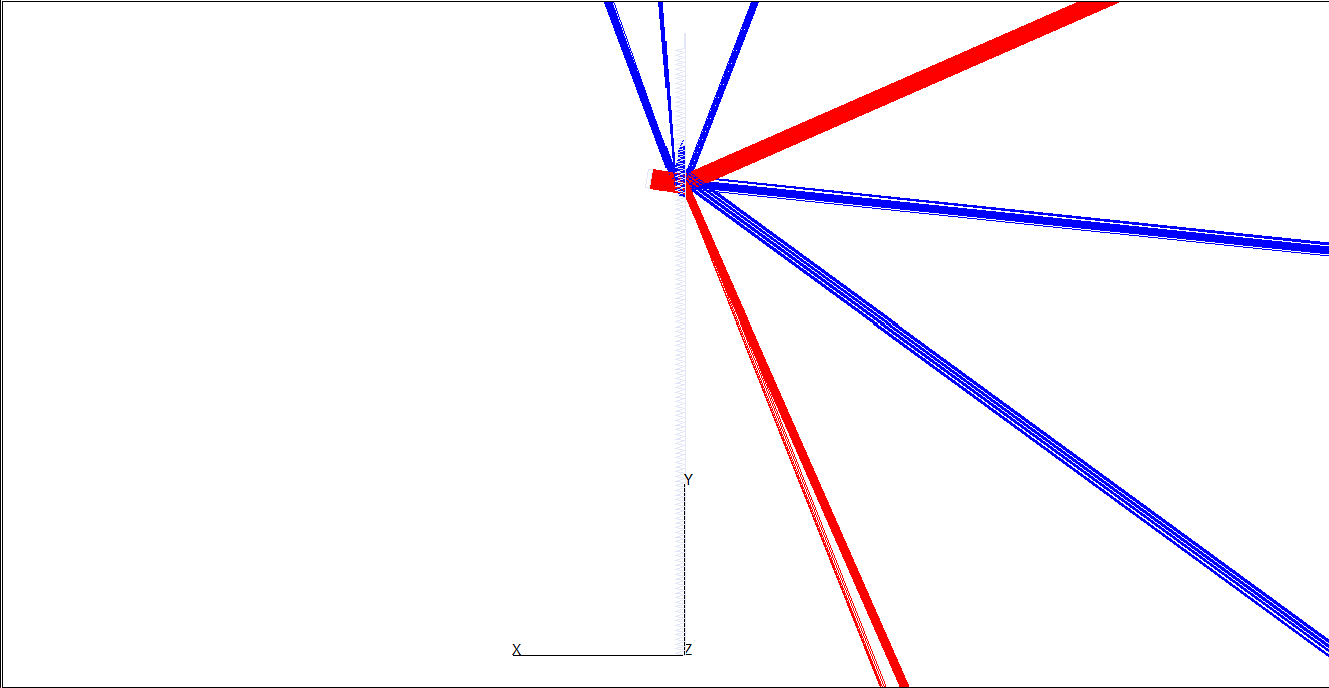
#> input picture Data/prism light trace data-1_10.bmp, 1329 x 688 px; its folder holds only this picture in this run
$ python -i DIP_annotated_len_angle_excel_thesis.py   (imports and definitions only)
#> lines starting #> are read from the running program, lines starting #| are printed output that depends on the picture; after the words box and inside, x2 and y2 are one past the last pixel; in counts of white or black regions, pixels touching at a corner belong together
import cv2
import numpy as np
import matplotlib.pyplot as plt
import glob
import os
import math
from sklearn.linear_model import LinearRegression, RANSACRegressor
from skimage.measure import approximate_polygon
import pandas as pd


def calculate_angle(v1, v2):
    """計算兩個向量之間的角度（度）。"""
    dot_product = np.dot(v1, v2)
    norm_v1 = np.linalg.norm(v1)
    norm_v2 = np.linalg.norm(v2)
    if norm_v1 == 0 or norm_v2 == 0:
        return 0
    cosine_angle = np.arccos(np.clip(dot_product / (norm_v1 * norm_v2), -1.0, 1.0))
    return np.degrees(cosine_angle)


def nearest_idx(contour, pt):
    """在輪廓上尋找與給定點最近的點的索引。"""
    d = np.linalg.norm(contour - pt, axis=1)
    return int(np.argmin(d))


def slice_contour(contour, i0, i1):
    """根據索引切割輪廓，處理環繞情況。"""
    if i0 <= i1:
        return contour[i0 : i1 + 1]
    else:
        return np.vstack([contour[i0:], contour[: i1 + 1]])


def fit_line_to_segment(points_xy, extension_length=0):
    """穩健地擬合一條線到點集，並可選擇性地向兩端延伸。"""
    if len(points_xy) < 5:
        return None

    try:
        x_range = np.ptp(points_xy[:, 0])
        y_range = np.ptp(points_xy[:, 1])
        is_vertical = y_range > x_range

        if is_vertical:
            X = points_xy[:, 1].reshape(-1, 1)
            y = points_xy[:, 0]
        else:
            X = points_xy[:, 0].reshape(-1, 1)
            y = points_xy[:, 1]

        ransac = RANSACRegressor(
            LinearRegression(), min_samples=2, residual_threshold=5.0, max_trials=100
        )
        ransac.fit(X, y)
        inlier_mask = ransac.inlier_mask_

        if np.sum(inlier_mask) < 2:
            return None

        clean_X = X[inlier_mask]
        final_reg = LinearRegression()
        final_reg.fit(clean_X, y[inlier_mask])

        pt1_np, pt2_np = None, None
        if is_vertical:
            y_min, y_max = np.min(clean_X), np.max(clean_X)
            x_min_pred, x_max_pred = final_reg.predict(np.array([[y_min], [y_max]]))
            pt1_np = np.array([x_min_pred, y_min])
            pt2_np = np.array([x_max_pred, y_max])
        else:
            x_min, x_max = np.min(clean_X), np.max(clean_X)
            y_min_pred, y_max_pred = final_reg.predict(np.array([[x_min], [x_max]]))
            pt1_np = np.array([x_min, y_min_pred])
            pt2_np = np.array([x_max, y_max_pred])

        if extension_length > 0 and pt1_np is not None and pt2_np is not None:
            direction_vector = pt2_np - pt1_np
            vector_length = np.linalg.norm(direction_vector)
            if vector_length > 1e-6:
                unit_vector = direction_vector / vector_length
                pt1_extended = pt1_np - unit_vector * extension_length
                pt2_extended = pt2_np + unit_vector * extension_length
                return tuple(pt1_extended), tuple(pt2_extended)

        if pt1_np is not None and pt2_np is not None:
            return tuple(pt1_np), tuple(pt2_np)
        return None
    except ValueError:
        return None


def find_intersection(line1, line2):
    """計算兩條線段定義的直線的交點與夾角。"""
    p1_orig, p2_orig = line1
    p3_orig, p4_orig = line2

    if p1_orig[1] < p2_orig[1]:
        p1, p2 = p1_orig, p2_orig
    else:
        p1, p2 = p2_orig, p1_orig
    d1 = np.array(p2) - np.array(p1)

    if p3_orig[1] < p4_orig[1]:
        p3, p4 = p3_orig, p4_orig
    else:
        p3, p4 = p4_orig, p3_orig
    d2 = np.array(p4) - np.array(p3)

    x1, y1 = p1
    x2, y2 = p2
    x3, y3 = p3
    x4, y4 = p4

    a1 = y2 - y1
    b1 = x1 - x2
    c1 = a1 * x1 + b1 * y1

    a2 = y4 - y3
    b2 = x3 - x4
    c2 = a2 * x3 + b2 * y3

    determinant = a1 * b2 - a2 * b1

    if abs(determinant) < 1e-6:
        return None

    ix = (b2 * c1 - b1 * c2) / determinant
    iy = (a1 * c2 - a2 * c1) / determinant
    intersection_point = (ix, iy)

    raw_angle = calculate_angle(d1, d2)
    cross_product_z = d1[0] * d2[1] - d1[1] * d2[0]

    if cross_product_z > 0:
        final_angle = 180.0 - raw_angle
    else:
        final_angle = raw_angle

    return intersection_point, final_angle


def find_apexes_with_convexity(contour, img_shape):
    """透過分析凸性來穩健地尋找和分類頂點（峰和谷）。"""
    x_c, y_c, w_c, h_c = cv2.boundingRect(contour)
    contour_diagonal = np.sqrt(w_c**2 + h_c**2)

    best_corners = None
    for tol_percent in [0.1, 0.03, 0.02, 0.015, 0.01, 0.008, 0.005, 0.003, 0.0001]:
        tolerance = contour_diagonal * tol_percent
        corners = approximate_polygon(contour, tolerance=tolerance)
        if len(corners) >= 6:
            best_corners = corners
            if len(corners) > 9:
                break

    if best_corners is None:
        return []

    corners = best_corners.reshape(-1, 2)
    x_gate = img_shape[1] * 0.35
    corners_on_right = [pt for pt in corners if pt[0] > x_gate]

    if len(corners_on_right) < 3:
        return []

    apexes = []
    original_indices_map = {tuple(pt): i for i, pt in enumerate(corners)}
    for i in range(len(corners_on_right)):
        p_curr = corners_on_right[i]
        original_idx = original_indices_map.get(tuple(p_curr))
        if original_idx is None:
            continue

        p_prev = corners[(original_idx - 1 + len(corners)) % len(corners)]
        p_next = corners[(original_idx + 1 + len(corners)) % len(corners)]
        v1 = p_curr - p_prev
        v2 = p_next - p_curr
        cross_product = v1[0] * v2[1] - v1[1] * v2[0]

        if abs(cross_product) < 1e-6:
            continue

        apex_type = "valley" if cross_product > 0 else "peak"
        apexes.append({"point": p_curr, "type": apex_type, "vec_in": v1, "vec_out": v2})

    return apexes


# [39 lines left out: functions fit_left_substrate, calculate_dip_s1, not called in this run]


def analyze_prism_image(file_path, output_folder):
    """主分析函數，尋找斜邊交點並標註長度與夾角 (期刊風格輸出)。"""
#> called with file_path = '../Data/prism light trace data-1_10.bmp', output_folder = 'out.png'
    print(f"Processing file: {file_path}")

    try:
        with open(file_path, "rb") as f:
            nparr = np.frombuffer(f.read(), np.uint8)
            img = cv2.imdecode(nparr, cv2.IMREAD_COLOR)
#> img is the input picture: shape (688, 1329, 3); mean B, G, R 249.6, 244, 248.1
        if img is None:
            raise ValueError("imdecode returned None")
    except Exception as e:
        print(f"  Error: Could not read or decode file. Reason: {e}")
        return None

    gray = cv2.cvtColor(img, cv2.COLOR_BGR2GRAY)
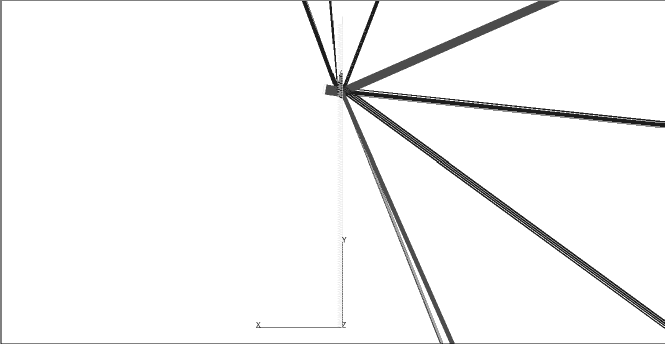
#> gray: shape (688, 1329) (shown at 1/2 size); min 0, max 255, mean 245.8
    _, binary = cv2.threshold(gray, 0, 255, cv2.THRESH_BINARY_INV + cv2.THRESH_OTSU)
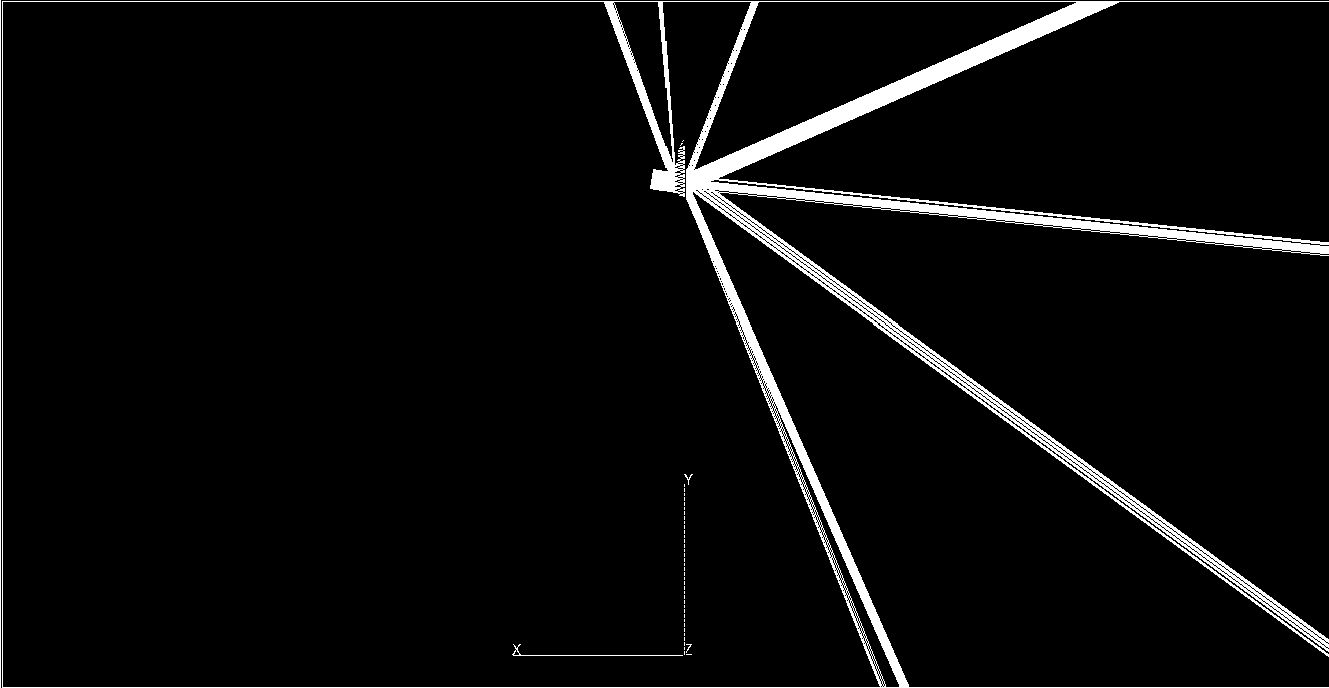
#> binary: shape (688, 1329); 4.3% white; 45 white regions (41 under 20 px), largest, box (x1, y1, x2, y2) and area: (2, 1, 1329, 688) 38270, (0, 0, 1, 688) 688, (512, 644, 683, 656) 201, (684, 474, 693, 485) 25
    kernel = cv2.getStructuringElement(cv2.MORPH_ELLIPSE, (7, 7))
    binary = cv2.morphologyEx(binary, cv2.MORPH_CLOSE, kernel, iterations=2)
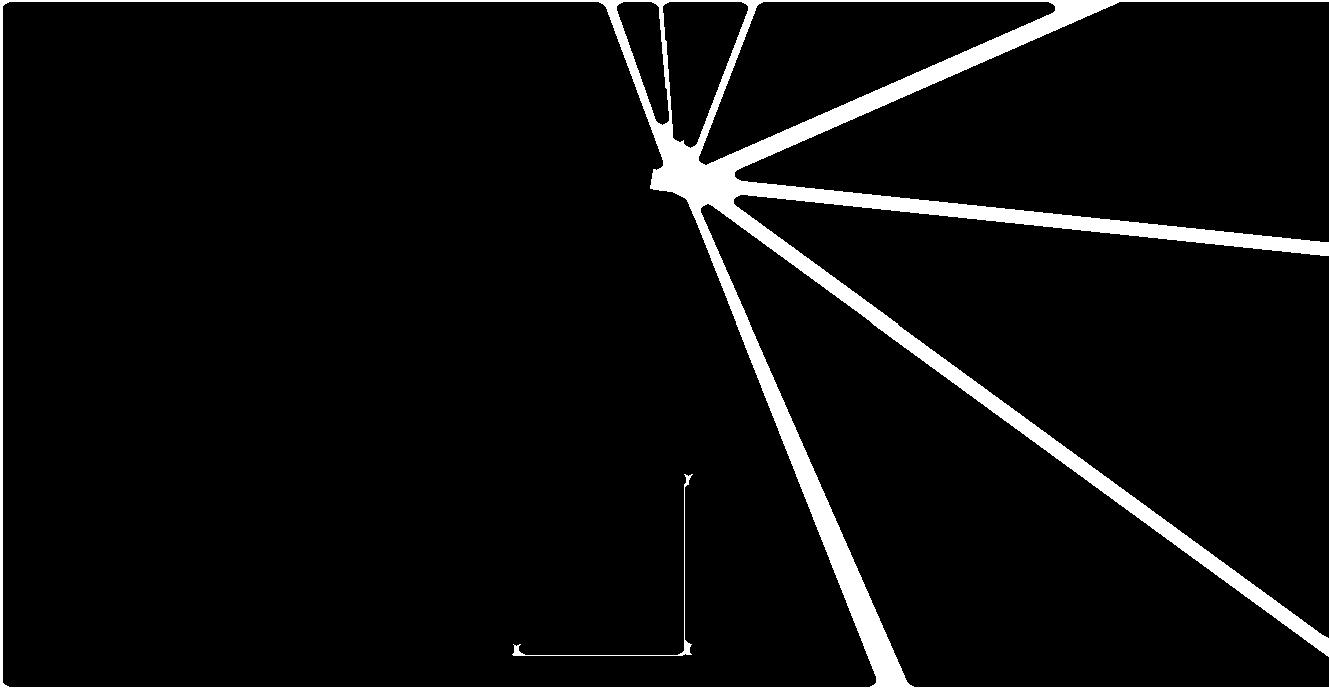
#> binary: shape (688, 1329); 5.4% white; 2 white regions, box (x1, y1, x2, y2) and area: (0, 0, 1329, 688) 48906, (512, 474, 693, 656) 544
    binary = cv2.morphologyEx(binary, cv2.MORPH_OPEN, kernel, iterations=1)
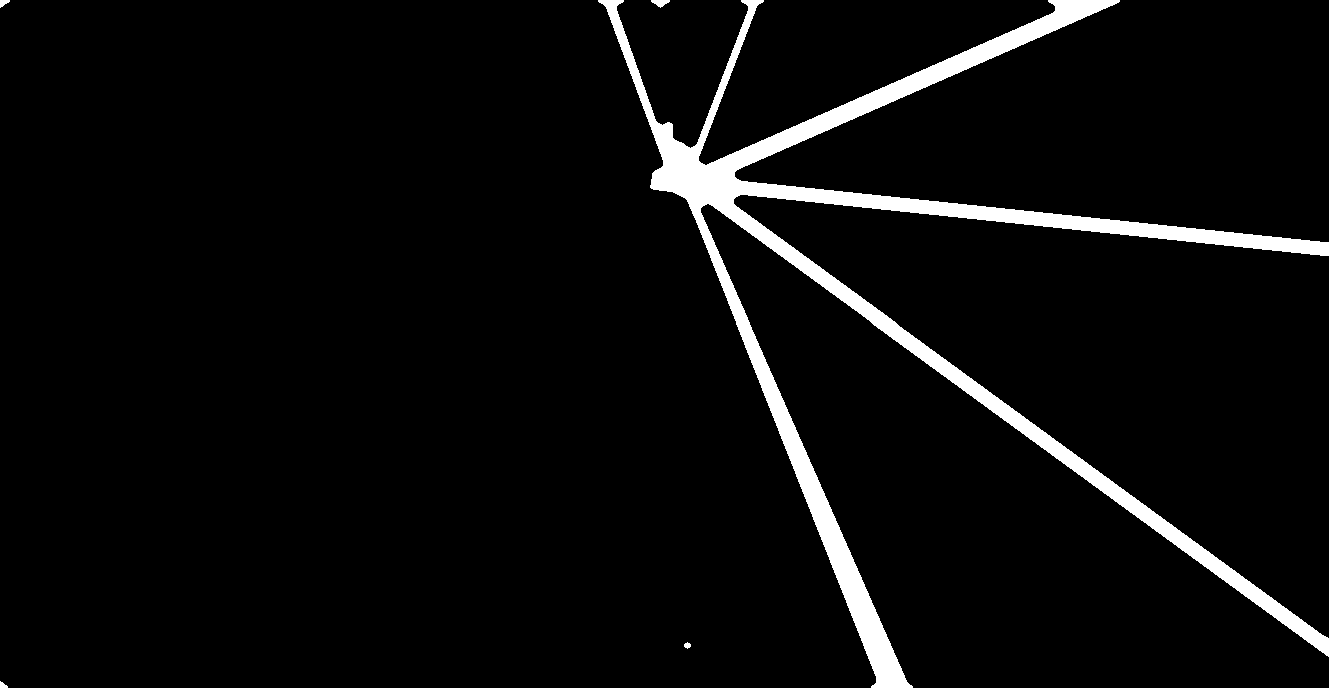
#> binary: shape (688, 1329); 4.7% white; 5 white regions

    contours, _ = cv2.findContours(binary, cv2.RETR_EXTERNAL, cv2.CHAIN_APPROX_NONE)
#> contours = 5 contours; box (x1, y1, x2, y2) and area: (598, 0, 1329, 688) 40048, (651, 0, 670, 8) 70, (0, 0, 10, 8) 35, (0, 681, 8, 688) 24, (684, 642, 691, 649) 24

    fig, ax = plt.subplots(figsize=(6, 8))

    if not contours:
        print("  Analysis failed: Could not find any contours.")
        plt.close(fig)
        return None

    main_contour = max(contours, key=cv2.contourArea)
#> main_contour = contour of 5046 points, box (x1, y1, x2, y2) (598, 0, 1329, 688), area 40048
    main_contour_reshaped = main_contour.reshape(-1, 2)
#> main_contour_reshaped = 5046 pairs, first value 598 to 1328, second value 0 to 687

    # 灰色填充 + 黑色輪廓
    # 灰色填充 (沒有黑色外框)
    ax.fill(
        main_contour_reshaped[:, 0],
        main_contour_reshaped[:, 1],
        color="lightgray",
        zorder=1,
    )

    apexes_from_contour = find_apexes_with_convexity(main_contour_reshaped, img.shape)
#> in find_apexes_with_convexity, `x_c, y_c, w_c, h_c = cv2.boundingRect(contour)`: x_c = 598; y_c = 0; w_c = 731; h_c = 688
#> in find_apexes_with_convexity, `contour_diagonal = np.sqrt(w_c**2 + h_c**2)`: contour_diagonal = 1003.8
#> the loop in find_apexes_with_convexity, `for tol_percent in [0.1, 0.03, 0.02, 0.015, 0.01, 0.008, 0.005, 0.003,..` made 1 pass
#> tolerance on pass 1: 100.4
#> in find_apexes_with_convexity, `corners = best_corners.reshape(-1, 2)`: corners = [[598, 0], [871, 687], [707, 203], [1328, 656], [733, 203], [1328, 255], [734, 176], [1119, 0], [706, 165], [763, 0], [690, 148], [599, 0]]
#> in find_apexes_with_convexity, `corners_on_right = [pt for pt in corners if pt[0] > x_gate]`: corners_on_right has the same summary as corners
#> in find_apexes_with_convexity, `original_indices_map = {tuple(pt): i for i, pt in enumerate(corners)}`: original_indices_map = 12 items
#> the loop in find_apexes_with_convexity, `for i in range(len(corners_on_right)):` made 12 passes
#> (p_curr, p_prev, p_next, v1, v2, cross_product, apex_type) on passes 1 to 5: ([598, 0], [599, 0], [871, 687], [-1, 0], [273, 687], -687, 'peak'), ([871, 687], [598, 0], [707, 203], [273, 687], [-164, -484], -19464, 'peak'), ([707, 203], [871, 687], [1328, 656], [-164, -484], [621, 453], 226272, 'valley'), ([1328, 656], [707, 203], [733, 203], [621, 453], [-595, -453], -11778, 'peak'), ([733, 203], [1328, 656], [1328, 255], [-595, -453], [595, 52], 238595, 'valley')
#> apexes_from_contour = 12 items
    if len(apexes_from_contour) < 3:
        print(f"  Analysis failed: Found only {len(apexes_from_contour)} apexes.")
        plt.close(fig)
        return None

    apexes_by_y = sorted(apexes_from_contour, key=lambda a: a["point"][1])
#> apexes_by_y = 12 items
    extended_lines = []
    for i in range(len(apexes_by_y) - 1):
        p1_apex = apexes_by_y[i]
        p2_apex = apexes_by_y[i + 1]
        idx1 = nearest_idx(main_contour_reshaped, p1_apex["point"])
        idx2 = nearest_idx(main_contour_reshaped, p2_apex["point"])
        segment_points = slice_contour(main_contour_reshaped, idx1, idx2)
        if len(segment_points) > len(main_contour_reshaped) * 0.6:
            segment_points = slice_contour(main_contour_reshaped, idx2, idx1)
        fitted_line = fit_line_to_segment(segment_points, extension_length=500)
        if fitted_line:
            extended_lines.append(fitted_line)
            pt1, pt2 = fitted_line
            ax.plot(
                [pt1[0], pt2[0]],
                [pt1[1], pt2[1]],
                color="blue",
                linestyle="--",
                linewidth=1.0,
                zorder=3,
                clip_on=False,
            )
#> this loop made 11 passes
#> (idx1, idx2, x_range in fit_line_to_segment, y_range in fit_line_to_segment, is_vertical in fit_line_to_segment, x_min in fit_line_to_segment, x_max in fit_line_to_segment, y_min_pred in fit_line_to_segment) on passes 1, 2, 3, 6, 8, 9, 10, 11: (0, 4075, 521, 165, False, 700, 1092, 167.1), (4075, 4677, 421, 165, False, 701, 1088, 166.9), (4677, 5045, 164, 148, False, 693, 753, 152.7), (4507, 3685, 413, 176, False, 734, 1119, 170.7), (1245, 2479, 621, 453, False, 707, 1328, 201.9), (2479, 3078, 595, 61, False, 733, 1328, 193.2), (3078, 1866, 595, 462, False, 733, 1328, 203.6), (1866, 717, 628, 484, False, 704, 1328, 199.8)
#> after the loop, extended_lines = 11 items

    intersection_points = []
    intersection_angles = []
    for i in range(len(extended_lines) - 1):
        result = find_intersection(extended_lines[i], extended_lines[i + 1])
        if result:
            intersection, angle = result
            intersection_points.append(intersection)
            intersection_angles.append(angle)
            ax.plot(
                intersection[0],
                intersection[1],
                "ro",
                markersize=5,
                zorder=5,
                clip_on=False,
            )
#> this loop made 10 passes
#> (d1 in find_intersection, d2 in find_intersection, x1 in find_intersection, y1 in find_intersection, x2 in find_intersection, y2 in find_intersection, x3 in find_intersection, y3 in find_intersection) on passes 1 to 5: ([-1307.9, 573.3], [-1302.2, 573.5], 1549.9, -205.5, 242.1, 367.9, 1545.6, -205), ([-1302.2, 573.5], [-418.2, 1090], 1545.6, -205, 243.4, 368.5, 932.1, -470.5), ([-418.2, 1090], [421.5, 1068.2], 932.1, -470.5, 513.9, 619.5, 426.9, -465.1), ([421.5, 1068.2], [-345.8, 1119.4], 426.9, -465.1, 848.4, 603.1, 895.7, -477.7), ([-345.8, 1119.4], [-1299.9, 573.4], 895.7, -477.7, 549.9, 641.7, 1576.5, -200.9)

    # 保持比例與原始圖一致
    ax.set_xlim(0, img.shape[1])
    ax.set_ylim(0, img.shape[0])
    ax.set_aspect("equal", adjustable="box")

    # 去掉軸
    ax.set_axis_off()
    plt.gca().invert_yaxis()

    # 儲存時不要自動裁切，保持原始邊界比例
    output_path = os.path.join(output_folder, f"analyzed_{os.path.basename(file_path)}")
    plt.savefig(output_path, dpi=300, bbox_inches=None, pad_inches=0)
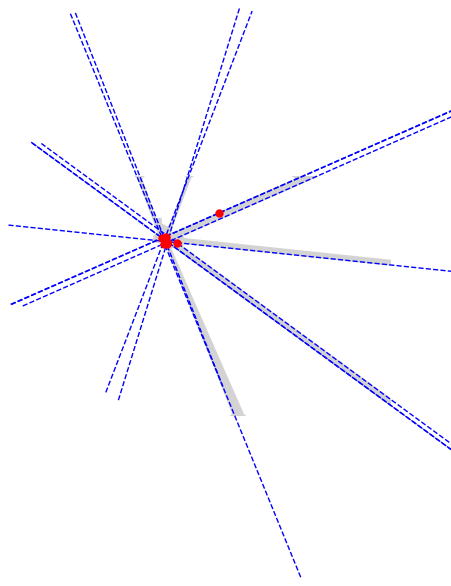
#> figure drawn by matplotlib, 1 panel
    plt.close(fig)

    return []


# --- 主執行區塊 ---
# [60 lines not run here, left out]

#> (the run stopped early here; a loop or call above may not have finished)
